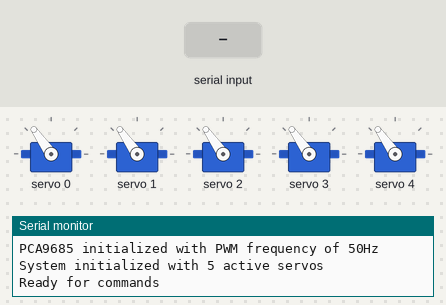
The sketch below on a simulated ESP32. On the bench: 5 × servo, the last lines printed to the serial monitor. The test bench sets the inputs (shaded band).

Above: at 2.2 s.
2.3 s: "MA:1\n" received over Serial
At 2.6 s:
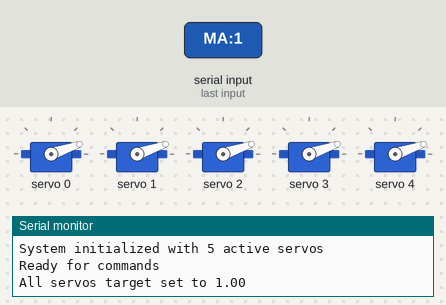
3.8 s: "MA:150\n" received over Serial
At 5.1 s:
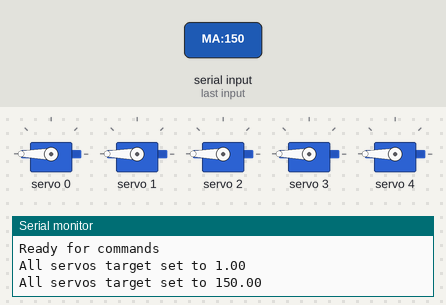
Timing chart, 0 to 6.8 s (numbered marks = the images above; inputs shaded):
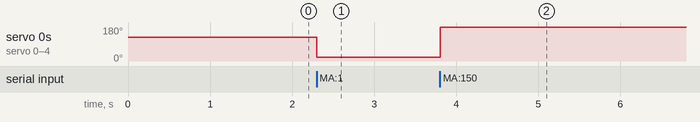

Measured:
- after the input at 2.3 s, servo 0–4: 125° → 19° at once
- after the input at 3.8 s, servo 0–4: 19° → 180° at once

The sketch:

for_gui_w_smoothing_factor.ino
```cpp
#include <Wire.h>
#include <Adafruit_PWMServoDriver.h>

// Create PCA9685 object with default I2C address (0x40)
Adafruit_PWMServoDriver pca = Adafruit_PWMServoDriver(0x40);

// Servo configuration
#define SERVO_MIN 150   // Pulse for 0 degrees
#define SERVO_MAX 600   // Pulse for 180 degrees
#define PWM_FREQ 50     // 50Hz frequency for servos
#define MAX_SERVOS 32   // Maximum number of servos the system can support

// Servo state tracking
struct ServoState {
  float targetAngle;    // Target angle from command
  float currentAngle;   // Current smoothed angle
  float lastSentAngle;  // Last angle sent to servo
};

// Array to track state of each servo
ServoState servoStates[MAX_SERVOS];
uint8_t activeNumServos = 5; // Default active servos, updated by NUM_SERVOS command

// Smoothing parameters
float smoothingFactor = 1.0;  // Default, updatable via GSF command

// Update interval for servo smoothing
unsigned long lastUpdateTime = 0;
const int updateInterval = 10;  // Update every 10ms (100Hz)

// Command parsing
String inputBuffer = "";
bool commandComplete = false;

// Control flags
bool isStopped = false; // Flag for STOP command

void setup() {
  // Initialize serial communication
  Serial.begin(115200);
  delay(1000);
  Serial.println("Servo Control System Starting...");

  // Initialize I2C on custom pins: SDA=21, SCL=47
  Wire.begin(21, 47);
  Serial.println("I2C started on SDA=21, SCL=47");

  // Initialize the PCA9685 board
  if (!pca.begin()) {
    Serial.println("PCA9685 initialization failed!");
    while (1); // Halt if PCA9685 not found
  }

  // Set the PWM frequency for servo operation
  pca.setPWMFreq(PWM_FREQ);
  Serial.println("PCA9685 initialized with PWM frequency of 50Hz");

  // Initialize all servos to middle position (90 degrees)
  for (uint8_t i = 0; i < MAX_SERVOS; i++) {
    // Set initial values for servo states
    servoStates[i].targetAngle = 90.0;
    servoStates[i].currentAngle = 90.0;
    servoStates[i].lastSentAngle = 90.0;

    // Only set the actual servo positions for active servos
    if (i < activeNumServos) {
      pca.setPWM(i, 0, angleToPulse(90));
    }
  }

  Serial.print("System initialized with ");
  Serial.print(activeNumServos);
  Serial.println(" active servos");
  Serial.println("Ready for commands");
}

void loop() {
  // Read and process serial commands
  readSerialCommands();

  // Process completed commands
  if (commandComplete) {
    processCommand(inputBuffer);
    inputBuffer = "";
    commandComplete = false;
  }

  // Update servo positions with smoothing at the defined interval
  if (!isStopped) {
    unsigned long currentTime = millis();
    if (currentTime - lastUpdateTime >= updateInterval) {
      lastUpdateTime = currentTime;
      updateServos();
    }
  }
}

void readSerialCommands() {
  while (Serial.available() > 0 && !commandComplete) {
    char inChar = (char)Serial.read();

    if (inChar == '\n') {
      commandComplete = true;
    }
    else if (inChar != '\r') {
      inputBuffer += inChar;
    }
  }
}

void processCommand(String command) {
  //trim whitespace
  command.trim();

  //check for empty command
  if (command.length() == 0) {
    return;
  }

  //handle STOP command (special case)
  if (command.equals("STOP")) {
    isStopped = true;
    Serial.println("STOP command received - servo motion halted");
    return;
  }

  //parse command by finding the command type before the first colon
  int firstColon = command.indexOf(':');
  if (firstColon <= 0) {
    Serial.println("Invalid command format");
    return;
  }

  String cmdType = command.substring(0, firstColon);

  //handle each command type
  if (cmdType.equals("NUM_SERVOS")) {
    //set number of servos
    if (firstColon < command.length() - 1) {
      int numServos = command.substring(firstColon + 1).toInt();
      setNumServos(numServos);
    }
  }
  else if (cmdType.equals("GSF")) {
    //set global smoothing factor
    if (firstColon < command.length() - 1) {
      float factor = command.substring(firstColon + 1).toFloat();
      setGlobalSmoothing(factor);
    }
  }
  else if (cmdType.equals("MA")) {
    //set master angle (all servos)
    if (firstColon < command.length() - 1) {
      float angle = command.substring(firstColon + 1).toFloat();
      setMasterAngle(angle);
    }
  }
  else if (cmdType.equals("SA")) {
    //set single servo angle
    int secondColon = command.indexOf(':', firstColon + 1);
    if (secondColon > firstColon && secondColon < command.length() - 1) {
      int servoId = command.substring(firstColon + 1, secondColon).toInt();
      float angle = command.substring(secondColon + 1).toFloat();
      setServoAngle(servoId, angle);
    }
  }
  else if (cmdType.equals("SF")) {
    //servo-specific smoothing (ignored)
    Serial.println("SF command received (ignored - using global smoothing only)");
  }
  else {
    Serial.print("Unknown command type: ");
    Serial.println(cmdType);
  }
}

void setNumServos(int numServos) {
  //validate range
  if (numServos > 0 && numServos <= MAX_SERVOS) {
    activeNumServos = numServos;

    //initialize any newly active servos
    for (uint8_t i = 0; i < activeNumServos; i++) {
      if (i >= activeNumServos) {
        pca.setPWM(i, 0, angleToPulse(90));
      }
    }

    Serial.print("Number of active servos set to ");
    Serial.println(activeNumServos);
  } else {
    Serial.print("Invalid number of servos. Valid range: 1-");
    Serial.println(MAX_SERVOS);
  }
}

void setGlobalSmoothing(float factor) {
  //validate range
  if (factor >= 0.0 && factor <= 1.0) {
    smoothingFactor = factor;
    Serial.print("Global smoothing factor set to ");
    Serial.println(smoothingFactor);
  } else {
    Serial.println("Invalid smoothing factor. Must be between 0.0 and 1.0");
  }
}

void setMasterAngle(float angle) {
  //validate angle range
  if (angle >= 0 && angle <= 180) {
    //set target angle for all active servos
    for (uint8_t i = 0; i < activeNumServos; i++) {
      servoStates[i].targetAngle = angle;
    }

    //resume motion if stopped
    isStopped = false;

    Serial.print("All servos target set to ");
    Serial.println(angle);
  } else {
    Serial.println("Invalid angle value. Must be between 0 and 180");
  }
}

void setServoAngle(int servoId, float angle) {
  //validate servo ID and angle
  if (servoId >= 0 && servoId < activeNumServos && angle >= 0 && angle <= 180) {
    //set target angle for a single servo
    servoStates[servoId].targetAngle = angle;

    //resume motion if stopped
    isStopped = false;

    Serial.print("Servo ");
    Serial.print(servoId);
    Serial.print(" target set to ");
    Serial.println(angle);
  } else {
    if (servoId < 0 || servoId >= activeNumServos) {
      Serial.print("Invalid servo ID. Valid range: 0-");
      Serial.println(activeNumServos - 1);
    } else {
      Serial.println("Invalid angle value. Must be between 0 and 180");
    }
  }
}

void updateServos() {
  //update each active servo based on its current state
  for (uint8_t i = 0; i < activeNumServos; i++) {
    //apply smoothing algorithm
    servoStates[i].currentAngle = (servoStates[i].targetAngle * smoothingFactor) +
                                 (servoStates[i].currentAngle * (1.0 - smoothingFactor));

    //only send commands to the servo if the angle has changed significantly
    if (abs(servoStates[i].currentAngle - servoStates[i].lastSentAngle) > 0.1) {
      //calculate pulse width and send to servo
      uint16_t pulse = angleToPulse(servoStates[i].currentAngle);
      pca.setPWM(i, 0, pulse);

      //update last sent angle
      servoStates[i].lastSentAngle = servoStates[i].currentAngle;
    }
  }
}

uint16_t angleToPulse(float angle) {
  //ensure angle is within 0-180 range
  angle = constrain(angle, 0, 180);

  //map angle to pulse width
  return map(angle, 0, 180, SERVO_MIN, SERVO_MAX);
}
```
